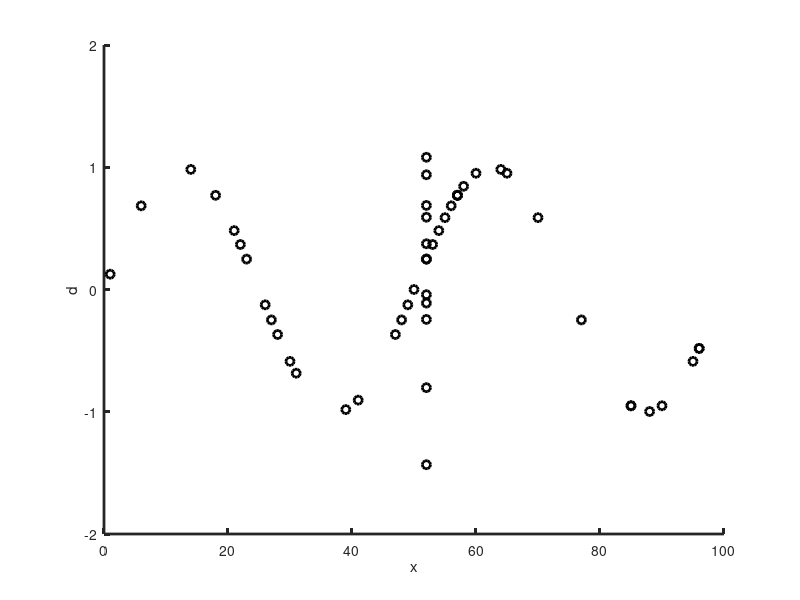

Source code (MATLAB): (Note: this script raises an error after producing the figure.)
% problem 5.02
% modified from eda05_05
% simple example of smoothness applied
% to the problem of filling in data gaps
% sparse matrix implementation

clear F;
global F;

% the model parameters are the values of a sinusoidal
% function evenly spaced along the x axis
M=101;
Dx=1.0;
Dx2 = Dx^2;
xmin=0.0;
xmax = xmin+Dx*(M-1);
x = xmin+Dx*[0:M-1]';

% the data are the vales the function measured on
% only a subset of points along the x axis
N=40;
% randomly choose N of the M points to have data
rowindex=sort(unidrnd(M,N,1));
% determine their x positions
xd=xmin+Dx*rowindex;
% evaluate a sinusoidal function at these points to
% simulate the data
freq=0.02;
d = sin(2*pi*freq*xd);

% add repeated data.  Pick the middke x, x(k) with k=N/2,
% and add ten versions of it to the end of the dataset,
% each with different noise

k=N/2;
for i = [1:10]
    N=N+1;
    xd(N) = xd(k);
    d(N) = d(k)+random('Normal',0,0.5);
    rowindex(N) = rowindex(k);
end

% plot the data
figure(1);
clf;
set(gca,'LineWidth',2);
hold on;
axis([xmin xmax -2 2]);
plot(xd,d,'ko','LineWidth',2);
xlabel('x');
ylabel('d');

% the first N rows of F are that the model parameter
% equals the observed data
L=N+M;
F=spalloc(L,M,3*L);
f=zeros(L,1);
for p = [1:N]
    F(p,rowindex(p)) = 1;
    f(p)=d(p);
end

% shi is 1/sh, where sh^2 is the variance of the smoothness
shi = 1e-1;

% implement the smoothness constraints in the interior
% of the x interval
for p = [1:M-2]
    F(p+N,p) = shi/Dx2;
    F(p+N,p+1) = -2*shi/Dx2;
    F(p+N,p+2) = shi/Dx2;
    f(p+N)=0.0;
end

% implement flatness constraint at left end of the
% x interval
F(L-1,1)=-shi*Dx;
F(L-1,2)=shi*Dx;
f(L-1)=0;

% implement flatness constraint at right end of the
% x interbal
F(L,M-1)=-shi*Dx;
F(L,M)=shi*Dx;
f(L)=0;

% the old old way: mest= (F'*F)\(F'*f);
% the new old way: mest=bicg(F'*F,F'*f,1e-10,3*L);
% the best way:
mest=bicg(@afun,F'*f,1e-10,3*L);
plot(x,mest,'k-','LineWidth',2);

e = d-mest(rowindex(:));
E=e'*e;

